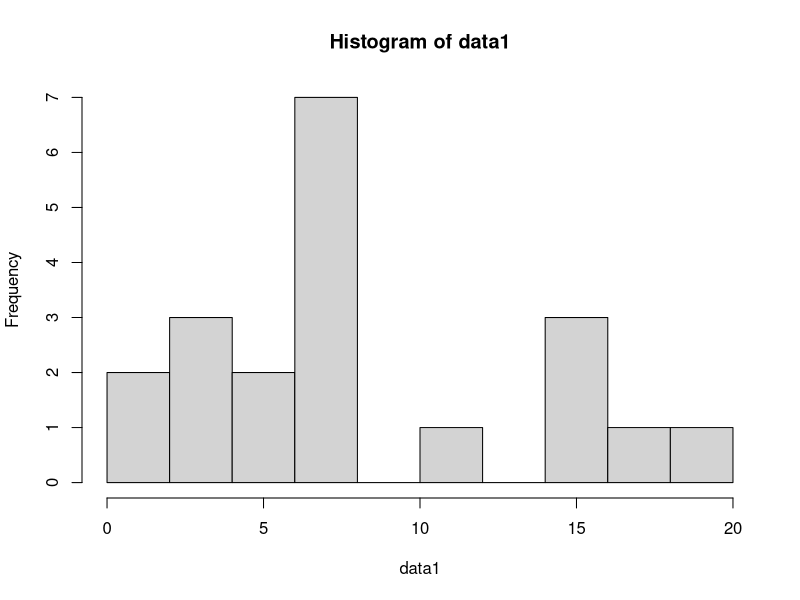
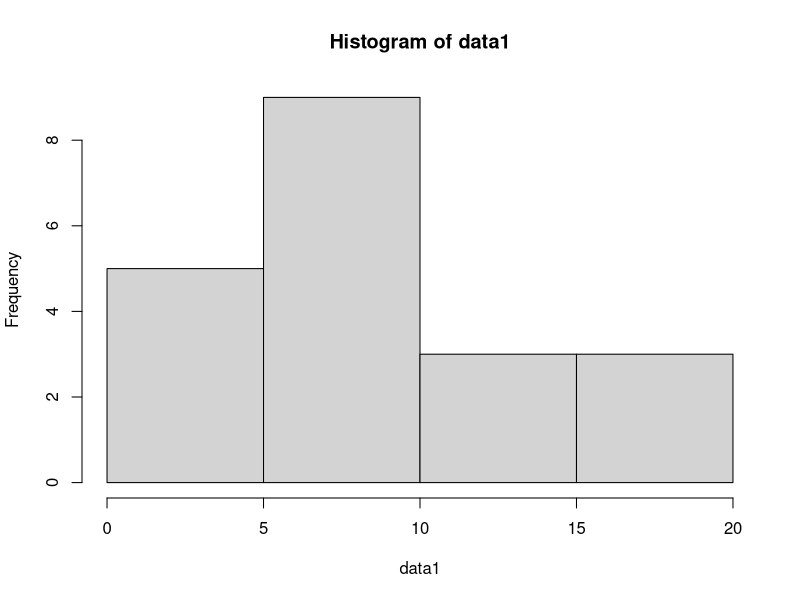
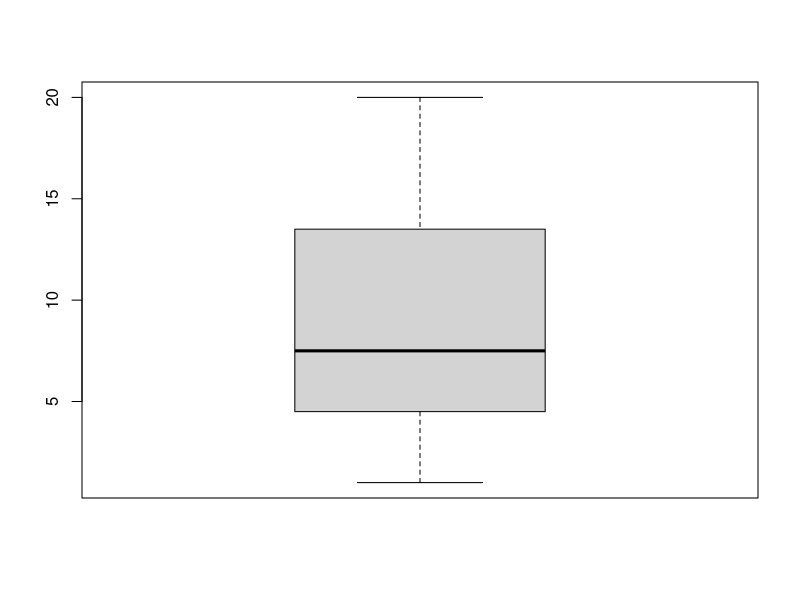
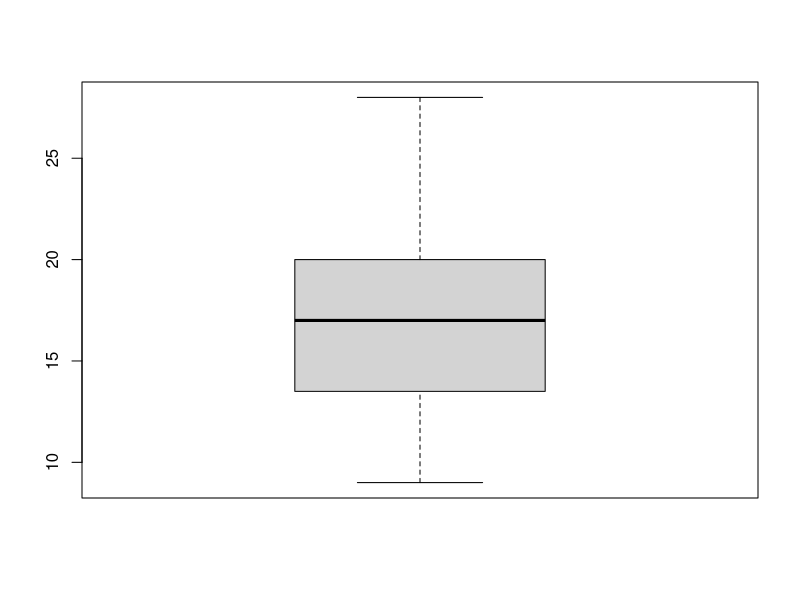

The R script that drew these images, in order:
#HW4 of data mining
data1 <- c(1, 1, 20, 3, 3, 6, 7, 7, 7, 8, 3, 8, 8, 8, 12, 15, 15, 16, 18, 6 )
h<-hist(data1,breaks=10)
h<-hist(data1,breaks=5)
dataset1 <- c(1,1,20,3,3,6,7,7,7,8,3,8,8,8,12,15,15,16,18,6)
dataset2 <- c(9,10,11,12,12,15,16,16,16,17,17,18,18,18,18,22,25, 25, 26, 28)
boxplot(dataset1)
boxplot(dataset2)